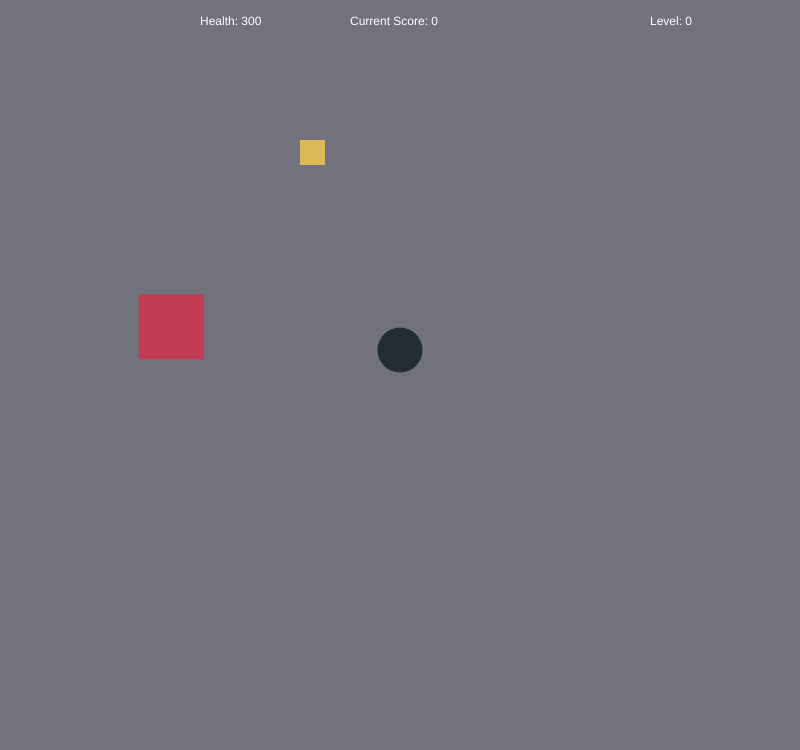
Frame 1 (no input)
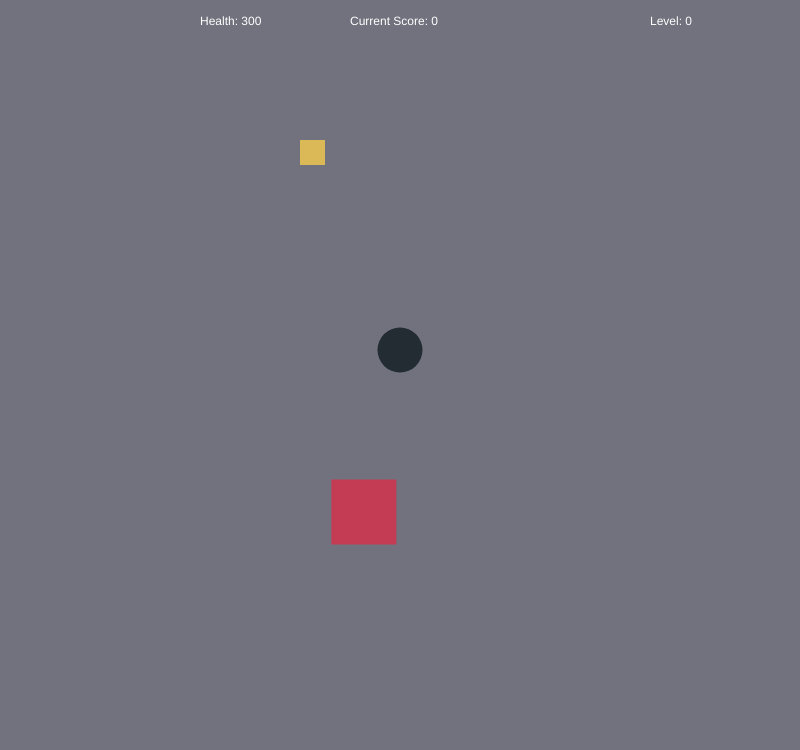
Frame 60 (no input)
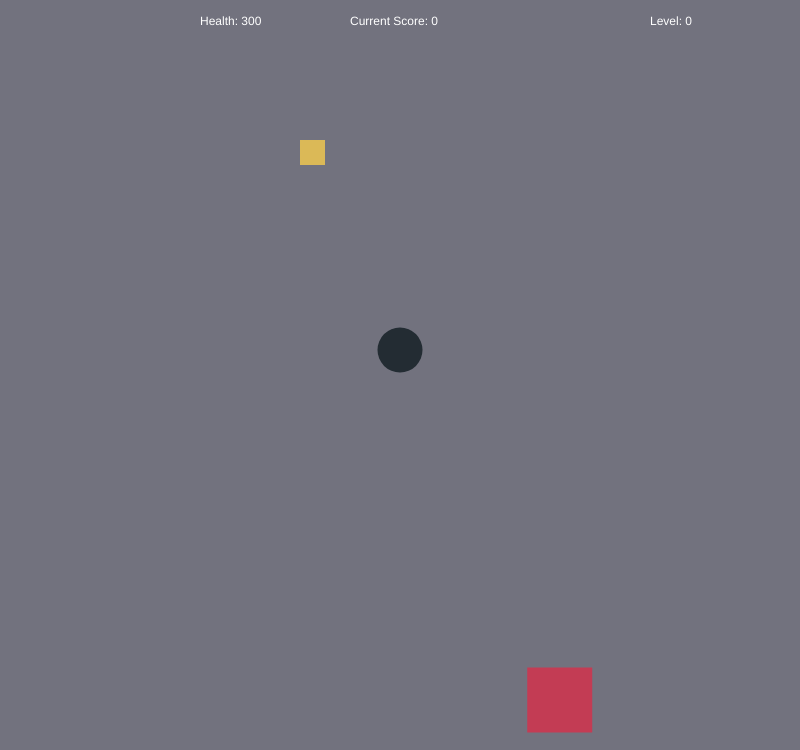
Frame 120 (the mouse pressed at the canvas centre since frame 60)

The p5.js sketch that drew these frames (run headless with seeded random() and noise() and a simulated clock; from frame 60 on, the mouse is pressed at the canvas centre):

// p5.js sketch
// ── sketch.js
let score = 0;
let level = 0;
let img;
let health = 300;

let player = {
  //Shows at which px the player shows on load
  x: 400,
  y: 350,
};

let treasure = {
  //Shows at which px the treasure shows on load
  x: 300,
  y: 140,
};

let enemey = {
//Shows at which px the enemy shows on load
  x: 150 * Math.random(),
  y: 300 * Math.random(),
  vx: 0.1 * Math.random() - 0.2,
  vy: 0.1 * Math.random() - 0.2,
};





function preload() {

}

function setup() {
  // put setup code here
  createCanvas(800, 750);
 
}

function draw() {
  // put drawing code here

  //Player movements
  const playerMovement = 7;

  if(keyIsPressed){
    if(key == 's'){
      // move player downwards

      if (player.y < 770 - 45) {
        //Stops the user going outside of the canvas by disabling the input of the button
        //when user is near the border
        player.y += playerMovement;
      }
      }
      else if(key == 'w') {
        // move player upwards

        if (player.y > 30) {
          //Stops the user going outside of the canvas by disabling the input of the button
          //when user is near the border
          player.y -= playerMovement;
        }
      }
      else if(key == 'a') {
        // move player left

        if(player.x > 30){
          //Stops the user going outside of the canvas by disabling the input of the button
          //when user is near the border
          player.x -= playerMovement;
        }
      }
      else if(key == 'd') {
        // move player right

        if (player.x < 820 - 45) {
          //Stops the user going outside of the canvas by disabling the input of the button
          //when user is near the border
          player.x += playerMovement; 
        }
      }
    }

    // Checks to see if player and treasure are touching eachother
    const distancePlayerTreasure = Math.sqrt(
      Math.pow(treasure.x - player.x, 2) +
      Math.pow(treasure.y - player.y, 2)
    );
    if (distancePlayerTreasure <= 40 + 25) {
      // collision between player and treasure
      score++;
      treasure = {
        x: 500 * Math.random(),
        y: 500 * Math.random(),
      };
    }

    // Checks to see if player and enemey are touching eachother
    const distancePlayerEnemey = Math.sqrt(
      Math.pow(enemey.x - player.x, 2) +
      Math.pow(enemey.y - player.y, 2)
    );
    if (distancePlayerEnemey <= 45 + 65) {
      // collision between player and enemey
      health--;
    }

    //Makes the enemy move in random ways
    enemey.x -= enemey.vx * deltaTime;
    enemey.y -= enemey.vy * deltaTime;




    //check absolute value
    console.log(Math.abs(65));
    const absolutValueX = Math.abs(enemey.vx);
    const absolutValueY = Math.abs(enemey.vy);
    if (enemey.x > width - absolutValueX || enemey.x < absolutValueX) {
      enemey.vx *= -1;
    }
    if (enemey.y > height - absolutValueY || enemey.y < absolutValueY) {
      enemey.vy *= -1;
    }


    
    fill(195, 60, 40);
    square(303, 150, 80);
    


  //drawing
  background(114, 114, 126);

  //Draws the user
  fill(35, 44, 51);
  noStroke();
  circle(player.x, player.y, 45);

  //Draws the treasure
  fill(219, 185, 87);
  square(treasure.x, treasure.y, 25);

  //Draws the enemey
  fill(195, 60, 84);
  square(enemey.x, enemey.y, 65);
  

  //Shows current score
  fill('white');
  text('Current Score: ' + score, 350, 25);

  //Shows current level
  fill('white');
  text('Level: ' + level, 650, 25);

  //Shows lives
  fill('white');
  text('Health: ' + health, 200, 25);

  if(score === 10){
    level = 2;
  } if(level === 2){
    fill(55, 113, 142);
    square(enemey.x, enemey.y, 100);
    
  }

  if(score === 20){
    level = 3;
  }if(level === 3){
    fill(93, 183, 222);
    square(enemey.x, enemey.y, 150);
  }

  if(score === 30){
    level = 4;
  }if(level === 4){
    fill(93, 100, 40);
    square(enemey.x, enemey.y, 200);
  }

  if(score === 40){
    level = 5;
  }if(level === 5){
    fill(200, 100, 90);
    square(enemey.x, enemey.y, 300);
  }

  if(score === 50){
    level = 6;
  }if(level === 5){
    fill(10, 20, 90);
    square(enemey.x, enemey.y, 480);
  }

  if(score === 50 && level == 6){
    background('white');
    fill('black');
    text("You Won! Good Job :)", 400, 300);
  }


  

  
}
// ── main.css
main{
    background-color: #625f63;
    display: flex;
    flex-direction: row;
    justify-content: center;
    align-content: center;
    margin: auto 0;
}
